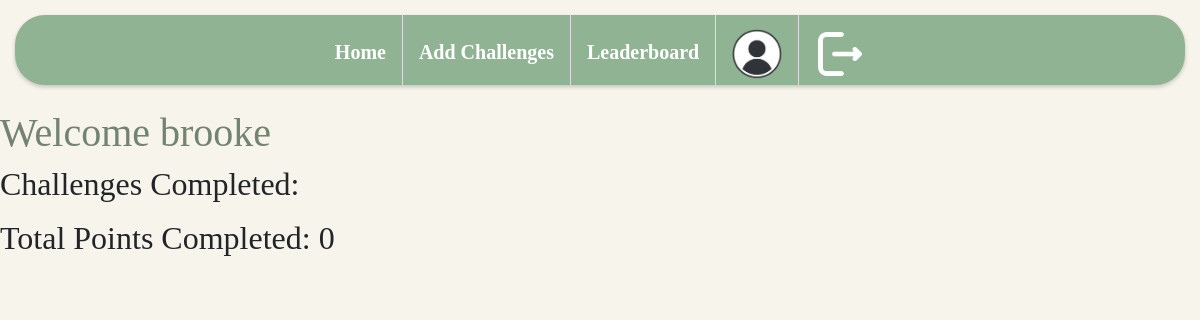
Page /profile/brooke/ on the earlier database version.
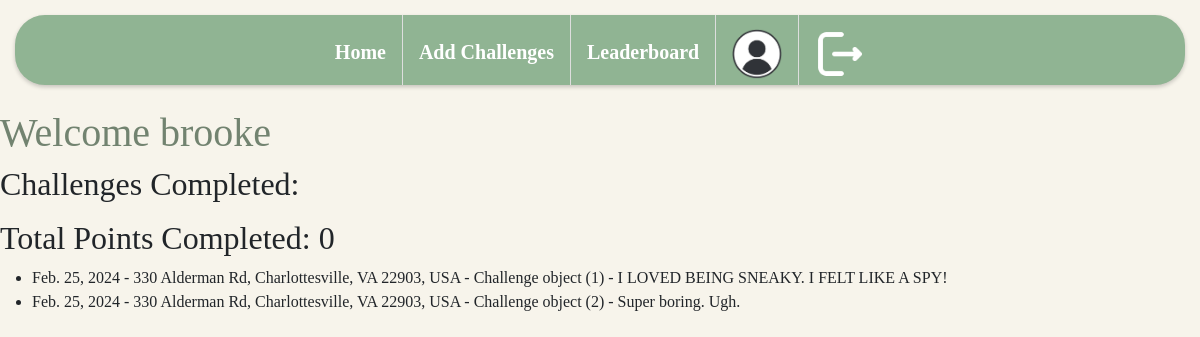
Same page on the later database version.
### explorexp/models.py (models this page shows, shortened)
class Post(models.Model):
    user = models.ForeignKey(User, on_delete=models.CASCADE)
    place = models.ForeignKey(Place, on_delete=models.CASCADE)
    challenge = models.ForeignKey(Challenge, on_delete=models.CASCADE)
    comment = models.CharField(max_length=500)
    date = models.DateField()

class Place(models.Model):
    long = models.DecimalField(max_digits=20, decimal_places=16)
    lat = models.DecimalField(max_digits=20, decimal_places=16)
    type = models.CharField(max_length=200)
    name = models.CharField(max_length=100)
    name_slug = models.CharField(max_length=100)
    def __str__(self):
        return self.name

class Challenge(models.Model):
    name = models.CharField(max_length=100)
    description = models.CharField(max_length=500)
    place = models.ForeignKey(Place, related_name='challenges', on_delete=models.CASCADE)
    points = models.IntegerField(default=0)

### explorexp/views.py (the view)
# urls.py: path('profile/<str:username>/', views.view_profile, name='view_profile'),
def view_profile(request, username):
    user_found = get_object_or_404(User, username=username)
    user_profile, created = UserProfile.objects.get_or_create(user=user_found)
    challenges_completed = user_profile.challenges_completed.all()
    total_points_completed = user_profile.challenges_completed.aggregate(total_points=Sum('points'))[
                                 'total_points'] or 0
    posts = Post.objects.filter(user=user_found)
    context = {
        "USER_PROFILE": user_found,
        "CHALLENGES_COMPLETED": challenges_completed,
        "total_points_completed": total_points_completed,
        "USER_POSTS": posts
    }
    return render(request, 'profile.html', context=context)

### explorexp/templates/profile.html (shortened to what this page needs)
<!DOCTYPE html>
{% include 'navbar.html' %}
<html lang="en">
<head>
    <h1>Welcome {{USER_PROFILE}} </h1>
</head>
<body>
    <h2>Challenges Completed:</h2>
<h2>Total Points Completed: {{ total_points_completed }}</h2>
<ul>
        {% for post in USER_POSTS %}
            <li>{{ post.date }} - {{ post.place}} - {{ post.challenge }} - {{ post.comment }}</li>
        {% endfor %}
    </ul>
</body>
</html>

### explorexp/templates/navbar.html (shortened to what this page needs)
<link href="https://cdn.jsdelivr.net/npm/bootstrap@5.1.3/dist/css/bootstrap.min.css" rel="stylesheet">
<link rel="stylesheet" href="https://use.fontawesome.com/releases/v5.6.1/css/all.css">
{% load static %}
<nav class = "nav">
    <a class="active navleft navdesign" href="{% url 'index' %}">Home</a>
    <a class="navleft navdesign" href="{% url 'add_place' %}">Add Challenges</a>
    <a class="navleft navdesign" href="{% url 'categories' %}">Leaderboard</a>
    <a class = "navdesign navleft" href="{% url 'view_profile' request.user.username %}">
        <img style="font-size: 12px; margin-top: 2px" src="../../../static/images/profile.png" width ="50" height="50" alt="Profile">
    </a>
    <a style="float:right;" class = "navdesign navspecial" href="{% url 'logout' %}">
        <img style="font-size: 12px; margin-top: 2px; float:right;" src="../../../static/images/logout.png" width ="50" height="50" alt="Logout">
    </a>
   </nav>

### explorexp/templates/navbar.html (style rules this page uses)
body { font-family: "Avenir", "Proxima Nova", Serif; background-color: #F7F4EB; }
h1 { color: #728370; }
a { color: #198754; }
nav { height: 70px; list-style-type: none; margin-top: 15px; padding: 0; overflow: hidden; background-color: #90b493; border-radius: 30px; margin-left: 15px; margin-right: 15px; box-shadow: 0 2px 4px rgba(0, 0, 0, 0.2); display:flex; justify-content: center; align-items: center; top: 0px; position: sticky; }
.navleft { display: flex; justify-content: center; border-right:1px solid #dedede; height: 70px; text-align: center; }
.navspecial { display: flex; height: 70px; text-align: center; right: 0; }
.nav { display:flex; align-items: center; }
.navdesign { display: block; color: white; text-align: center; vertical-align: middle; padding: 12px 16px; text-decoration: none; font-weight: bold; font-size: 20px; }

Differences in the rows shown:
added Post: date "Feb. 25, 2024", place "330 Alderman Rd, Charlottesville, VA 22903, USA", challenge "Challenge object (1)", comment "I LOVED BEING SNEAKY. I FELT LIKE A SPY!"
added Post: date "Feb. 25, 2024", place "330 Alderman Rd, Charlottesville, VA 22903, USA", challenge "Challenge object (2)", comment "Super boring. Ugh."
